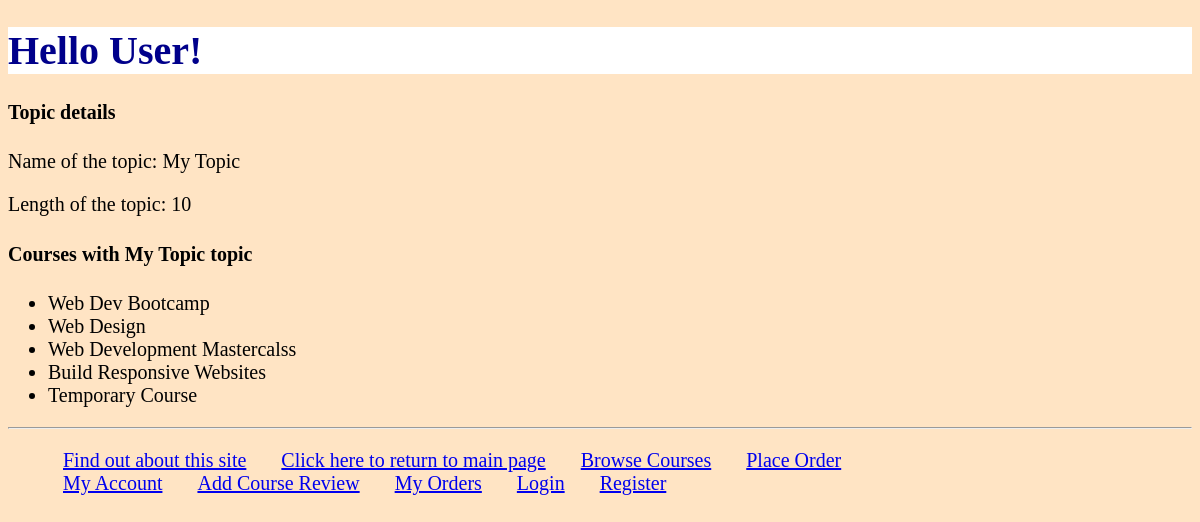
/myapp/1, run on the app's committed database.
### myapp/models.py (models this page shows, shortened)
class Topic(models.Model):
    name = models.CharField(max_length=200)
    length = models.IntegerField(default=12)

class Course(models.Model):
    title = models.CharField(max_length=200)
    topic = models.ForeignKey(Topic, related_name='courses', on_delete=models.CASCADE)
    price = models.DecimalField(max_digits=10, decimal_places=2, validators=[validate_price])
    for_everyone = models.BooleanField(default=True)
    description = models.TextField(blank=True)
    num_reviews = models.PositiveIntegerField(default=0)

### myapp/views.py (the view)
# urls.py: path('<int:topic_id>', views.DetailView.as_view(), name='detail'),
class DetailView(View):
    def get(self, request, topic_id):
        try:
            current_user = Student.objects.get(id=request.user.id)
        except Student.DoesNotExist:
            current_user = None
        first_name = "User"
        if current_user:
            first_name = current_user.first_name
        topic = get_object_or_404(Topic, id=topic_id)
        courses = Course.objects.filter(topic=Topic.objects.get(id=1))
        return render(request, 'myapp/detail.html', {'topic': topic, 'courses': courses,'first_name':first_name})

### myapp/templates/myapp/detail.html (shortened to what this page needs)
{% extends 'myapp/base.html' %}
{% block body_block %}
    <h4>Topic details</h4>
    <p>Name of the topic: {{ topic.name }}</p>
    <p>Length of the topic: {{ topic.length }}</p>
    <h4>Courses with {{ topic.name  }} topic</h4>
    <ul>
        {% for course in courses %}
            <li> {{ course.title }}</li>
        {% endfor  %}
    </ul>
{% endblock %}

### myapp/static/myapp/style1.css (style rules this page uses)
body { background-color: bisque; color: black; font-size: 20px; font-family: Verdana, serif; }
p { font-family: Verdana, serif; font-size: 20px; }

### data on the page
Topic: name "My Topic", length "10"
Course: title "Web Dev Bootcamp"
Course: title "Web Design"
Course: title "Web Development Mastercalss"
Course: title "Build Responsive Websites"
Course: title "Temporary Course"

### other printed values
{{ first_name }} "User"
